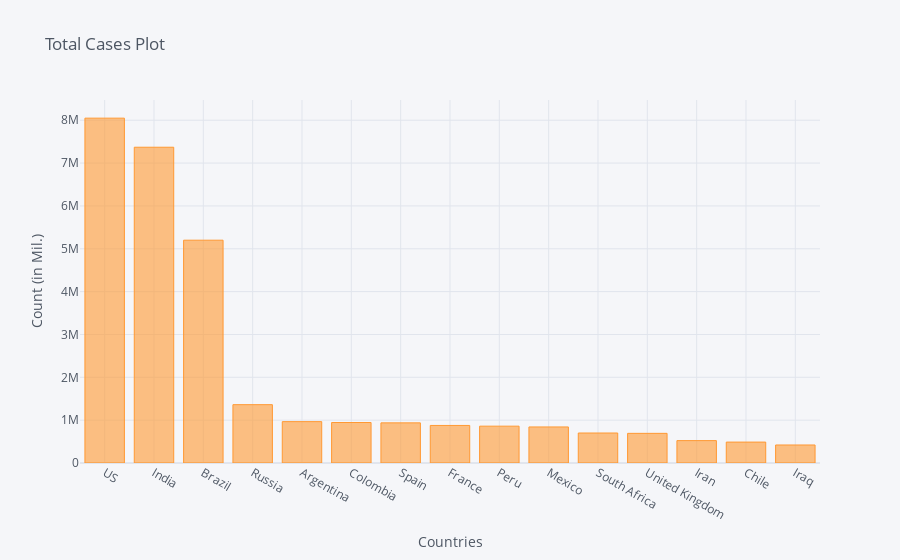

The cell this chart's notebook holds for it:
### Code cell
corona_dframe_agg_plot.iplot(kind='bar', x='Country/Region', y='10/16/20',
                             title='Total Cases Plot',xTitle='Countries',yTitle='Count (in Mil.)')

### Figure 1 — Plotly figure (JSON) as saved in the notebook; plotly's stock layout.template omitted (floating-point values rounded to 4 significant figures)
{"data": [{"marker": {"color": "rgba(255, 153, 51, 0.6)", "line": {"color": "rgba(255, 153, 51, 1.0)", "width": 1}}, "name": "10/16/20", "orientation": "v", "text": "", "type": "bar", "x": ["US", "India", "Brazil", "Russia", "Argentina", "Colombia", "Spain", "France", "Peru", "Mexico", "South Africa", "United Kingdom", "Iran", "Chile", "Iraq"], "y": [8048865, 7370468, 5200300, 1361317, 965609, 945354, 936560, 876342, 859740, 841661, 700203, 692112, 522387, 488190, 420303]}], "layout": {"legend": {"bgcolor": "#F5F6F9", "font": {"color": "#4D5663"}}, "paper_bgcolor": "#F5F6F9", "plot_bgcolor": "#F5F6F9", "title": {"font": {"color": "#4D5663"}, "text": "Total Cases Plot"}, "xaxis": {"gridcolor": "#E1E5ED", "showgrid": true, "tickfont": {"color": "#4D5663"}, "title": {"font": {"color": "#4D5663"}, "text": "Countries"}, "zerolinecolor": "#E1E5ED"}, "yaxis": {"gridcolor": "#E1E5ED", "showgrid": true, "tickfont": {"color": "#4D5663"}, "title": {"font": {"color": "#4D5663"}, "text": "Count (in Mil.)"}, "zerolinecolor": "#E1E5ED"}}}
